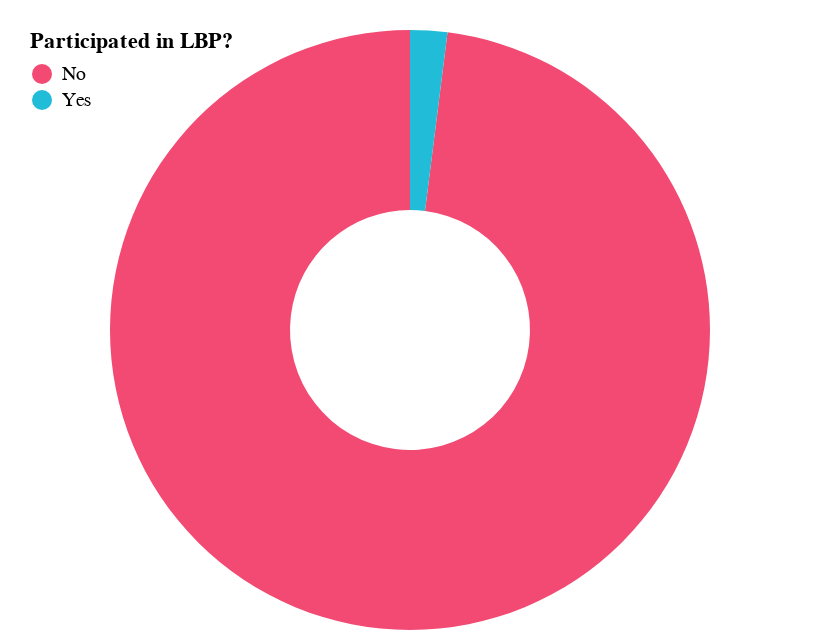

Notebook code for this chart:
### Code cell
cp.user_distr_pie(dp.airdrop_in_lbp, dp.airdrop_in_lbp.columns)

### Figure 1 — Vega-Lite specification as saved in the notebook (floating-point values rounded to 4 significant figures)
{"config": {"view": {"continuousWidth": 400, "continuousHeight": 300, "strokeOpacity": 0}}, "data": {"name": "data-4e923197c49f6e83cd5bc0fcc7b4cf03"}, "mark": {"type": "arc", "innerRadius": 60}, "encoding": {"color": {"field": "Participated in LBP?", "legend": {"direction": "vertical", "legendY": -10, "orient": "none", "padding": 10}, "scale": {"domain": ["No", "Yes"], "range": ["#F24A72", "#21bcd7"]}, "type": "nominal"}, "theta": {"field": "Number of Users", "type": "quantitative"}, "tooltip": [{"field": "Participated in LBP?", "type": "nominal"}, {"field": "Number of Users", "type": "nominal"}]}, "$schema": "https://vega.github.io/schema/vega-lite/v4.17.0.json", "datasets": {"data-4e923197c49f6e83cd5bc0fcc7b4cf03": [{"Number of Users": 5890, "Participated in LBP?": "No"}, {"Number of Users": 120, "Participated in LBP?": "Yes"}]}}
